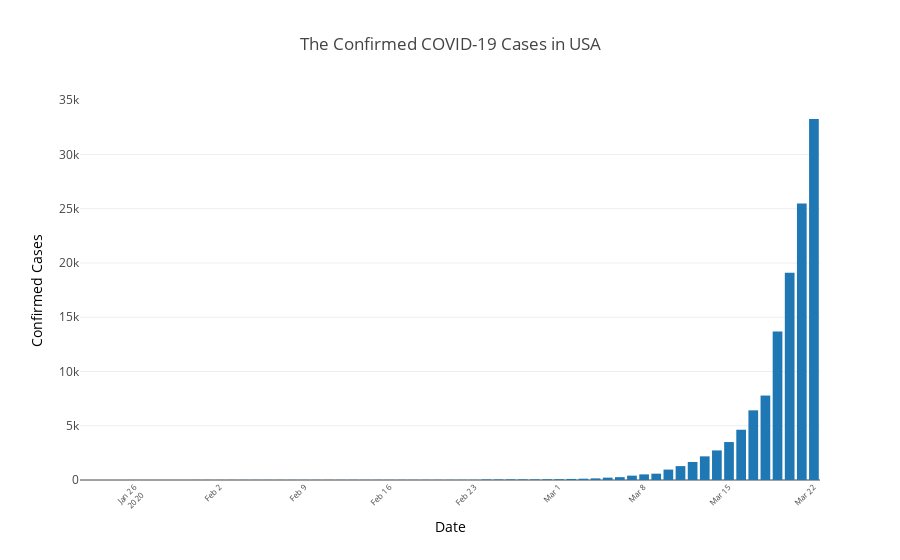

The notebook cell this image was saved under:
### Code cell
data = [go.Bar(x=df.index,y=df['confirmed'])]
layout = go.Layout(
    title= "The Confirmed COVID-19 Cases in USA",
    yaxis=dict(
        title= dict(text = 'Confirmed Cases', font = dict(color = 'black'))      
    ),
    xaxis=dict(
        title= dict(text = 'Date',font = dict(color = 'black')),
        tickangle = -45,
        tickfont=dict(size = 8),
        automargin=True
    )
)

fig = go.Figure(data=data, layout=layout)
fig.write_html('Plots/'+ get_imageName('USA')+'.html')    # save as html file
fig.write_image('Plots/'+ get_imageName('USA')+'.pdf')    # save as image file
off.iplot(fig)

### Figure 1 — Plotly figure (JSON) as saved in the notebook; plotly's stock layout.template omitted (floating-point values rounded to 4 significant figures)
{"data": [{"type": "bar", "uid": "969a6219-c0ca-4012-80dc-aa5e9992e701", "x": ["2020-01-22", "2020-01-23", "2020-01-24", "2020-01-25", "2020-01-26", "2020-01-27", "2020-01-28", "2020-01-29", "2020-01-30", "2020-01-31", "2020-02-01", "2020-02-02", "2020-02-03", "2020-02-04", "2020-02-05", "2020-02-06", "2020-02-07", "2020-02-08", "2020-02-09", "2020-02-10", "2020-02-11", "2020-02-12", "2020-02-13", "2020-02-14", "2020-02-15", "2020-02-16", "2020-02-17", "2020-02-18", "2020-02-19", "2020-02-20", "2020-02-21", "2020-02-22", "2020-02-23", "2020-02-24", "2020-02-25", "2020-02-26", "2020-02-27", "2020-02-28", "2020-02-29", "2020-03-01", "2020-03-02", "2020-03-03", "2020-03-04", "2020-03-05", "2020-03-06", "2020-03-07", "2020-03-08", "2020-03-09", "2020-03-10", "2020-03-11", "2020-03-12", "2020-03-13", "2020-03-14", "2020-03-15", "2020-03-16", "2020-03-17", "2020-03-18", "2020-03-19", "2020-03-20", "2020-03-21", "2020-03-22"], "y": [1, 1, 2, 2, 5, 5, 5, 5, 5, 7, 8, 8, 11, 11, 11, 11, 11, 11, 11, 11, 12, 12, 13, 13, 13, 13, 13, 13, 13, 13, 15, 15, 15, 51, 51, 57, 58, 60, 68, 74, 98, 118, 149, 217, 262, 402, 518, 583, 959, 1281, 1663, 2179, 2727, 3499, 4632, 6421, 7783, 13677, 19100, 25489, 33272]}], "layout": {"title": {"text": "The Confirmed COVID-19 Cases in USA"}, "xaxis": {"automargin": true, "tickangle": -45, "tickfont": {"size": 8}, "title": {"font": {"color": "black"}, "text": "Date"}}, "yaxis": {"title": {"font": {"color": "black"}, "text": "Confirmed Cases"}}}}
